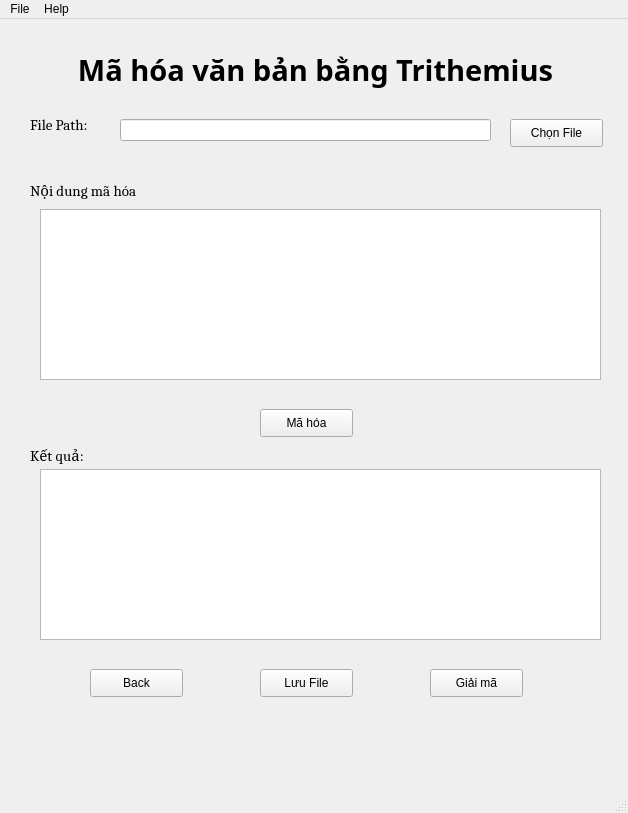
<?xml version="1.0" encoding="UTF-8"?>
<ui version="4.0">
 <class>MainWindow</class>
 <widget class="QMainWindow" name="MainWindow">
  <property name="enabled">
   <bool>true</bool>
  </property>
  <property name="geometry">
   <rect>
    <x>0</x>
    <y>0</y>
    <width>628</width>
    <height>813</height>
   </rect>
  </property>
  <property name="windowTitle">
   <string>MainWindow</string>
  </property>
  <widget class="QWidget" name="centralwidget">
   <widget class="QLineEdit" name="EdtPath">
    <property name="geometry">
     <rect>
      <x>120</x>
      <y>100</y>
      <width>371</width>
      <height>22</height>
     </rect>
    </property>
   </widget>
   <widget class="QTextEdit" name="input">
    <property name="geometry">
     <rect>
      <x>40</x>
      <y>190</y>
      <width>561</width>
      <height>171</height>
     </rect>
    </property>
   </widget>
   <widget class="QLabel" name="label_3">
    <property name="geometry">
     <rect>
      <x>30</x>
      <y>150</y>
      <width>171</width>
      <height>41</height>
     </rect>
    </property>
    <property name="font">
     <font>
      <family>Cambria</family>
      <pointsize>11</pointsize>
      <weight>50</weight>
      <bold>false</bold>
     </font>
    </property>
    <property name="text">
     <string>Nội dung mã hóa</string>
    </property>
   </widget>
   <widget class="QLabel" name="label_2">
    <property name="geometry">
     <rect>
      <x>30</x>
      <y>90</y>
      <width>81</width>
      <height>31</height>
     </rect>
    </property>
    <property name="font">
     <font>
      <family>Cambria</family>
      <pointsize>11</pointsize>
      <weight>50</weight>
      <bold>false</bold>
     </font>
    </property>
    <property name="text">
     <string>File Path:</string>
    </property>
   </widget>
   <widget class="QPushButton" name="btnChonFile">
    <property name="geometry">
     <rect>
      <x>510</x>
      <y>100</y>
      <width>93</width>
      <height>28</height>
     </rect>
    </property>
    <property name="font">
     <font>
      <pointsize>9</pointsize>
     </font>
    </property>
    <property name="text">
     <string>Chọn File</string>
    </property>
   </widget>
   <widget class="QTextEdit" name="result">
    <property name="geometry">
     <rect>
      <x>40</x>
      <y>450</y>
      <width>561</width>
      <height>171</height>
     </rect>
    </property>
   </widget>
   <widget class="QPushButton" name="btnGiaiMaTrithemius">
    <property name="geometry">
     <rect>
      <x>430</x>
      <y>650</y>
      <width>93</width>
      <height>28</height>
     </rect>
    </property>
    <property name="font">
     <font>
      <pointsize>9</pointsize>
     </font>
    </property>
    <property name="text">
     <string>Giải mã</string>
    </property>
   </widget>
   <widget class="QLabel" name="label">
    <property name="geometry">
     <rect>
      <x>40</x>
      <y>0</y>
      <width>551</width>
      <height>101</height>
     </rect>
    </property>
    <property name="font">
     <font>
      <family>Sitka Heading Semibold</family>
      <pointsize>22</pointsize>
      <weight>75</weight>
      <bold>true</bold>
     </font>
    </property>
    <property name="text">
     <string>Mã hóa văn bản bằng Trithemius</string>
    </property>
    <property name="alignment">
     <set>Qt::AlignCenter</set>
    </property>
   </widget>
   <widget class="QPushButton" name="btnMaHoaTrithemius">
    <property name="geometry">
     <rect>
      <x>260</x>
      <y>390</y>
      <width>93</width>
      <height>28</height>
     </rect>
    </property>
    <property name="font">
     <font>
      <pointsize>9</pointsize>
     </font>
    </property>
    <property name="text">
     <string>Mã hóa</string>
    </property>
   </widget>
   <widget class="QPushButton" name="btnSave">
    <property name="geometry">
     <rect>
      <x>260</x>
      <y>650</y>
      <width>93</width>
      <height>28</height>
     </rect>
    </property>
    <property name="font">
     <font>
      <pointsize>9</pointsize>
     </font>
    </property>
    <property name="text">
     <string>Lưu File</string>
    </property>
   </widget>
   <widget class="QPushButton" name="btnBack">
    <property name="geometry">
     <rect>
      <x>90</x>
      <y>650</y>
      <width>93</width>
      <height>28</height>
     </rect>
    </property>
    <property name="font">
     <font>
      <pointsize>9</pointsize>
     </font>
    </property>
    <property name="text">
     <string>Back</string>
    </property>
   </widget>
   <widget class="QLabel" name="label_4">
    <property name="geometry">
     <rect>
      <x>30</x>
      <y>420</y>
      <width>141</width>
      <height>31</height>
     </rect>
    </property>
    <property name="font">
     <font>
      <family>Cambria</family>
      <pointsize>11</pointsize>
      <weight>50</weight>
      <bold>false</bold>
     </font>
    </property>
    <property name="text">
     <string>Kết quả:</string>
    </property>
   </widget>
  </widget>
  <widget class="QMenuBar" name="menubar">
   <property name="geometry">
    <rect>
     <x>0</x>
     <y>0</y>
     <width>628</width>
     <height>26</height>
    </rect>
   </property>
   <widget class="QMenu" name="menuFile">
    <property name="title">
     <string>File</string>
    </property>
    <addaction name="actionOpen_File"/>
    <addaction name="actionSave_File"/>
    <addaction name="separator"/>
    <addaction name="actionExit"/>
   </widget>
   <widget class="QMenu" name="menuHelp">
    <property name="title">
     <string>Help</string>
    </property>
   </widget>
   <addaction name="menuFile"/>
   <addaction name="menuHelp"/>
  </widget>
  <widget class="QStatusBar" name="statusbar"/>
  <action name="actionOpen_File">
   <property name="text">
    <string>Open File</string>
   </property>
  </action>
  <action name="actionSave_File">
   <property name="text">
    <string>Save File</string>
   </property>
  </action>
  <action name="actionExit">
   <property name="text">
    <string>Exit</string>
   </property>
  </action>
 </widget>
 <resources/>
 <connections/>
</ui>
